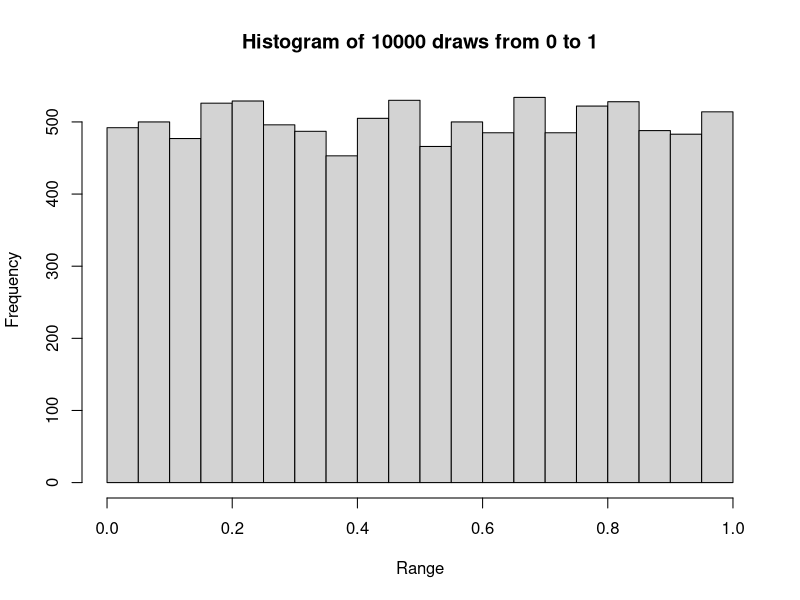
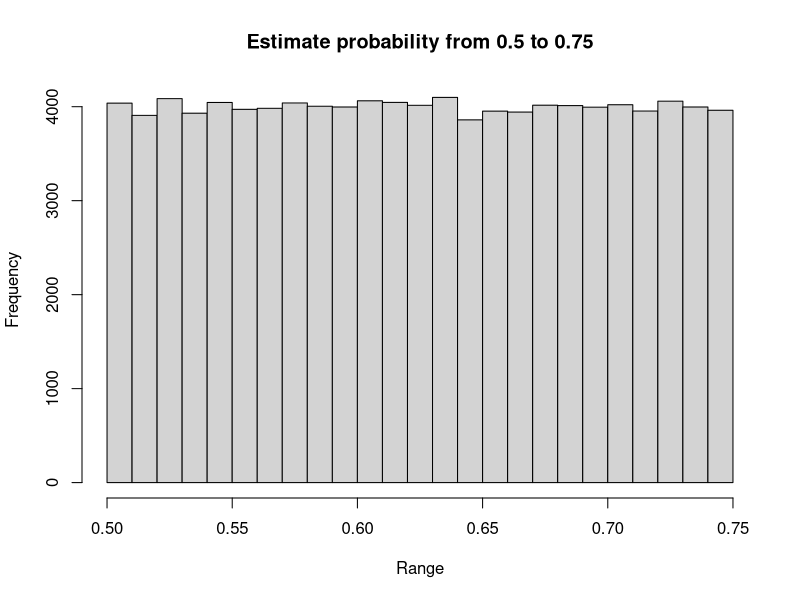
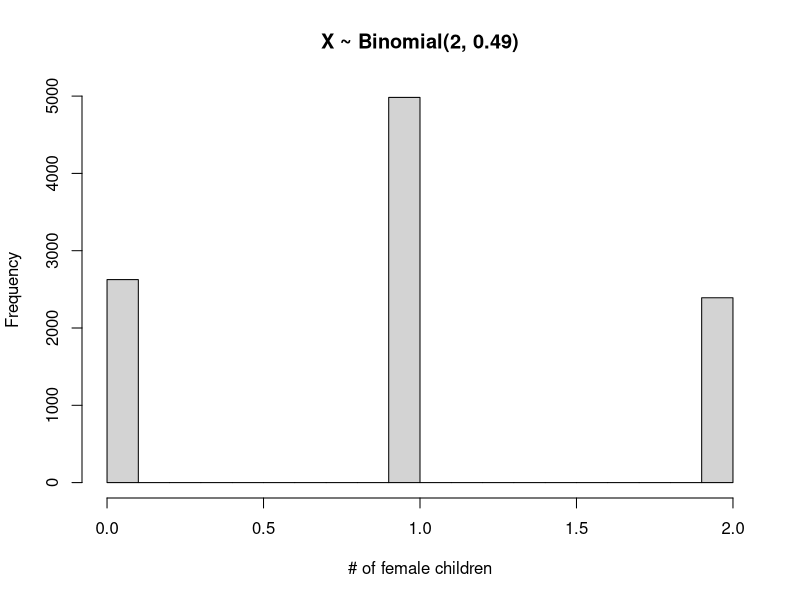
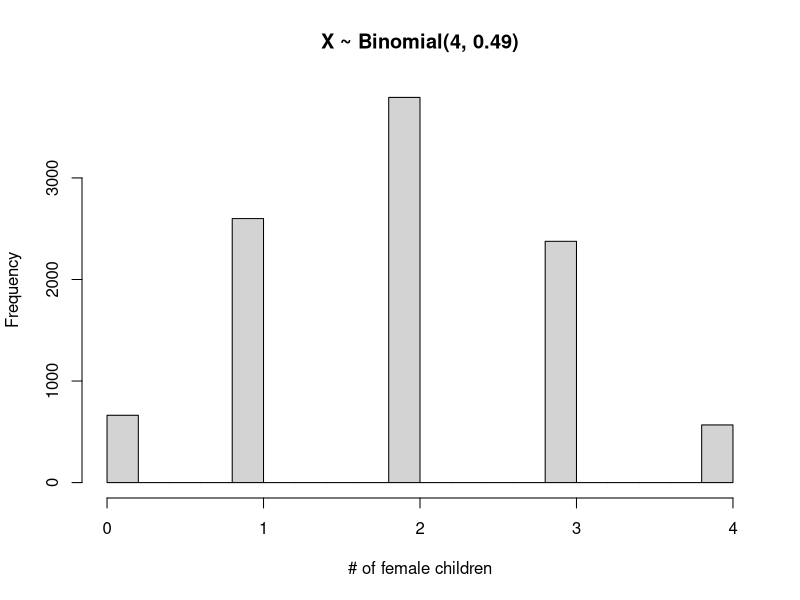
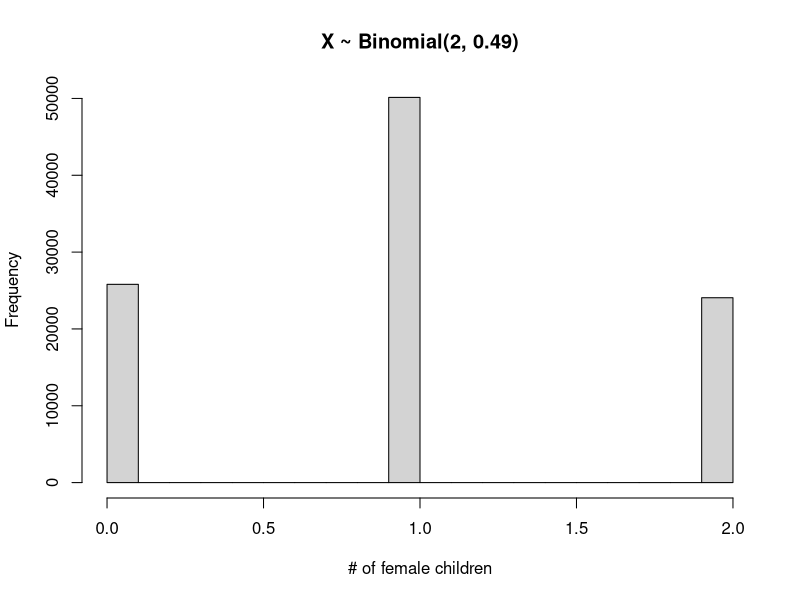

Write R code to recreate these figures, in order.
# ST 516 - Homework 2 by Paul ReFalo  ========

# 1. (6 points) Simulation and estimation in R
# (a) The R function runif() generates random numbers from the continuous Uniform distribution. 
# For example, runif(1, min = 0, max = 1) generates one random number from a Uniform(0,1) distribution, 
# i.e. one random number between 0 and 1 with uniform probability.

# ***************************************************************************************************
# 1a. Generates a random number in Uniform distribution for one variable from 0 to 1
# an example
runif(1, min = 0, max = 1)

# another example
runif(1, min = -1, max = 1)

# ***************************************************************************************************

# i. Create a histogram of 10000 draws from a Uniform(0, 1) distribution.
draws10000 <- runif(10000, min = 0, max = 1)   # let x equal 10000 draws from 0 to 1 of uniform distribution
hist(draws10000, plot = TRUE, main = "Histogram of 10000 draws from 0 to 1", xlab = "Range")

# ***************************************************************************************************

# ii. Estimate the probability a random variable with this distribution is between 0.5 and 0.75

events <- 100000

x <- runif(events, min = 0.5, max = 0.75)
hist(x, plot = TRUE, main = "Estimate probability from 0.5 to 0.75", xlab = "Range")

# The average value should be close to the mid-point or 0.50 + (0.75 - 0.50) / 2 = 0.625 
# and it is: one result with 100000 events was 0.6247866
pEstimate <- sum(x) / events
pEstimate

# ***************************************************************************************************

# (b) The rbinom() function in R simulates random variables from a Binomial Distribution. 
# Recall a Binomial random variable is the number of successes in n trials where the probability of success is π.
# In rbinom() n is specified using the size argument and π by the prob argument. Confusingly, rbinom() has an argument called n, 
# but this how many times we would like to simulate from a Binomial(n, π) not the value of n.
# So,forexample,rbinom(n = 1, size = 10, prob = 0.5)willsimulateonerandomvariable that has a Binomial(10, 0.5) distribution, 
# whereas rbinom(n = 10, size = 1, prob = 0.5) will simulate 10 random variables each with a Binomial(1, 0.5) distribution.
# 
# In the U.S. having a baby girl isn’t as equally likely as having a baby boy, 
# in fact if we think of “having a baby girl” as a success in a single “having a baby” trial, 
# then the probability of success is about 0.49 (see CIA World FactBook).

# 1b

# i. Estimate the probability that for a family who has two children both will be girls 
# (Hint: Estimate P (X = 2) when X ∼ Binomial(2, 0.49)).
observations <- 10000
n <- rbinom(n = observations, size = 2, prob = 0.49)
bothFemaleEstimate <- sum(n == 2) / observations
bothFemaleEstimate
hist((n), plot = TRUE, main = "X ~ Binomial(2, 0.49)", xlab = "# of female children")

# This estimate (one run gave 0.2367) is close to the calculated probability by the product rule
# for independent observations P(A and B) = P(A) * P(B) = 0.49 * 0.49 = 0.2401

# ***************************************************************************************************

# ii. Estimate the probability that for a family who has four children all are girls.
observations <- 10000
n4 <- rbinom(n = observations, size = 4, prob = 0.49)
fourFemalseEstimate <- sum(n4 == 4) / observations
fourFemalseEstimate
hist((n4), plot = TRUE, main = "X ~ Binomial(4, 0.49)", xlab = "# of female children")

# This estimate (one run gave 0.0574) is close to the calculated probability by the product rule
# for independent observations P(A and B and C and D) = P(A) * P(B) * P(C) * P(D) 
# P(A and B and C and D) = 0.49 * 0.49 * 0.49 * 0.49 = 0.05764801

# ***************************************************************************************************

# iii. Estimate the probability that for a family with two children one of whom is a boy the other child is a girl 
# (Hint: This is tricky because it is a conditional probability. 
# Start by just using realizations where one child is a boy (i.e. X = 0, or 1), 
# what proportion have a boy and a girl (i.e. X = 1)?)

observations <- 100000
n2 <- rbinom(n = observations, size = 2, prob = 0.49)
oneBoyOneGirl <- sum(n2 == 1) / observations
oneBoyOneGirl
hist((n2), plot = TRUE, main = "X ~ Binomial(2, 0.49)", xlab = "# of female children")

# This estimate (one run gave 0.4955) is close to the calculated probability for conditional probability
# P(G) = probability of having a girl is given as 0.49 so P(B), the probability of having a boy is 1 - P(G) = 0.51
# Since the events are independent
# If the boy came first:
# P(G|B) = P(G and B) / P(B) = P(G) * P(B) / P(B) = P(G) = 0.49
# If the girl came first:
# P(B|G) = P(B and G) / P(G) = P(B) * P(G) / P(G) = P(B) = 0.51
# So the probability of having a boy and a girl given there is a boy is just shy of 0.50 
# which makes sense considering we know having a girl is slightly less likely than having a boy

# ***************************************************************************************************

# iv. Why can’t we estimate the probability that a randomly chosen family has at least one girl?
# What additional information would we need to estimate this?

# We can't do this because the size for the rbinom() is not known.  To do this, we would need
# to know the  number of children for the randomly selected family.

# ***************************************************************************************************